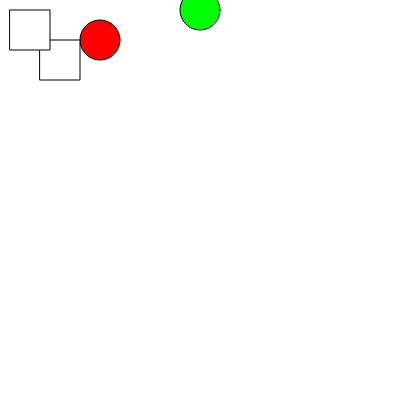
Frame 1 (no input)
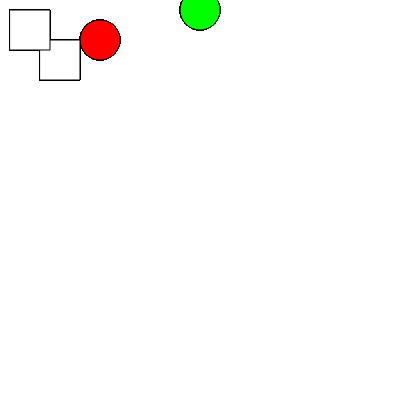
Frame 60 (no input)
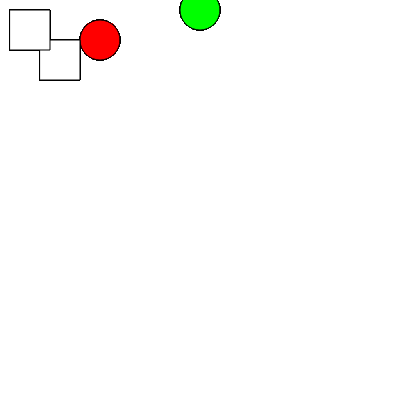
Frame 120 (the mouse pressed at the canvas centre since frame 60)

The p5.js sketch that drew these frames (run headless with seeded random() and noise() and a simulated clock; from frame 60 on, the mouse is pressed at the canvas centre):

// p5.js sketch
// ── sketch.js
function setup(){
    createCanvas(400,400);

}

function draw(){
    if(mouseX>100 && mouseY< 100){
        squares();
    }
    else{
        circles();
        squares(255);
    }
}


function squares(w){
    fill(255,w,w);
    rect(40,40,40,40);
    fill(w,255,w);
    rect(10,10,40,40);
}
function circles(){
    fill(255,0,0);
    ellipse(100,40,40,40);
    fill(0,255,0);
    ellipse(200,10,40,40);
}
